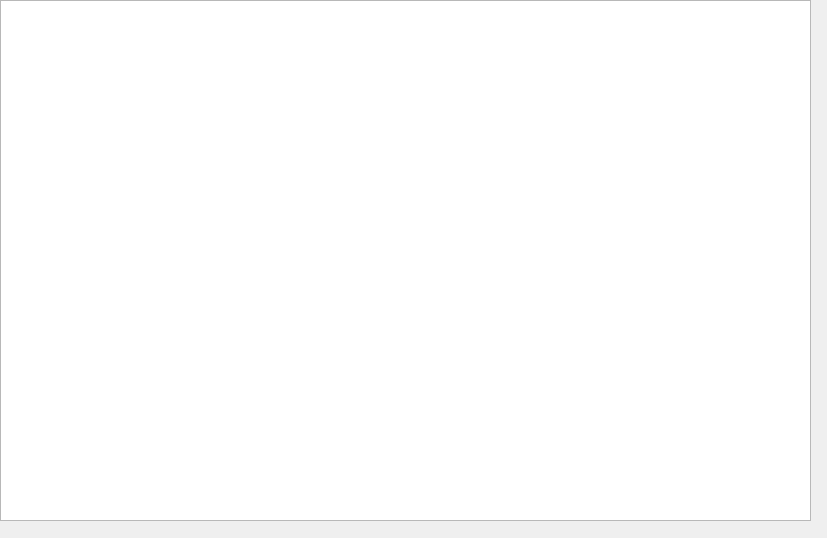
<?xml version="1.0" encoding="UTF-8"?>
<ui version="4.0">
 <class>show_usr_money</class>
 <widget class="QWidget" name="show_usr_money">
  <property name="geometry">
   <rect>
    <x>0</x>
    <y>0</y>
    <width>827</width>
    <height>538</height>
   </rect>
  </property>
  <property name="windowTitle">
   <string>Form</string>
  </property>
  <widget class="QTableView" name="tableView">
   <property name="geometry">
    <rect>
     <x>0</x>
     <y>0</y>
     <width>811</width>
     <height>521</height>
    </rect>
   </property>
  </widget>
 </widget>
 <resources/>
 <connections/>
</ui>
